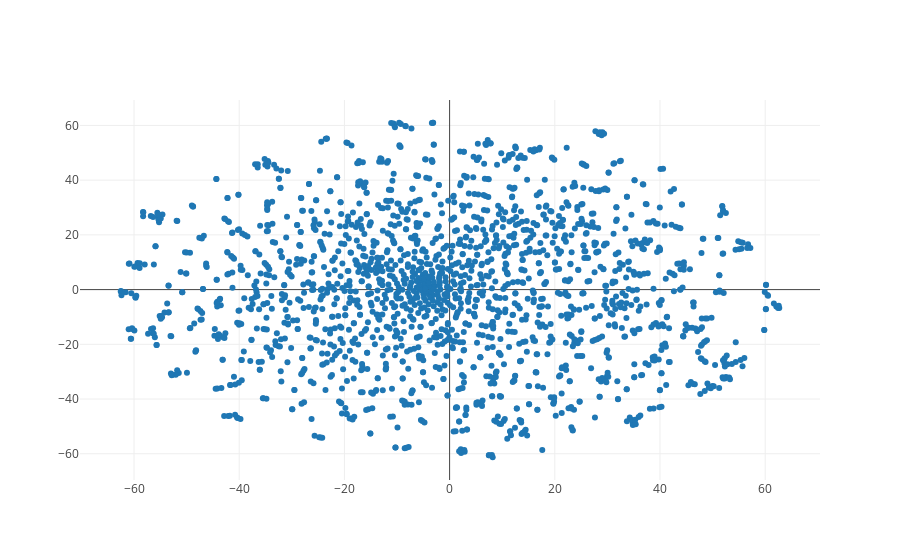

Notebook code cell kept with this figure:
### Code cell
data = Scatter(x=[x[0] for x in x2d], y=[y[1] for y in x2d], text=[t[0] for t in ls], mode='markers')
layout = Layout(hovermode='closest')
fig = Figure(data=[data], layout=layout)
iplot(fig)

### Figure 1 — Plotly figure (JSON) as saved in the notebook; plotly's stock layout.template omitted (floating-point values rounded to 4 significant figures; data arrays with more than 128 entries replaced by an {"elided": "..."} marker saying what was removed)
{"data": [{"mode": "markers", "text": {"elided": "1917 str values"}, "type": "scatter", "x": {"elided": "1917 float values"}, "y": {"elided": "1917 float values"}}], "layout": {"hovermode": "closest"}}
